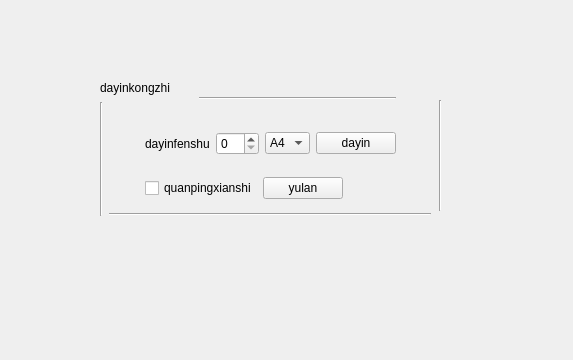
<?xml version="1.0" encoding="UTF-8"?>
<ui version="4.0">
 <class>Form</class>
 <widget class="QWidget" name="Form">
  <property name="geometry">
   <rect>
    <x>0</x>
    <y>0</y>
    <width>573</width>
    <height>360</height>
   </rect>
  </property>
  <property name="windowTitle">
   <string>Form</string>
  </property>
  <widget class="Line" name="line">
   <property name="geometry">
    <rect>
     <x>430</x>
     <y>100</y>
     <width>20</width>
     <height>111</height>
    </rect>
   </property>
   <property name="orientation">
    <enum>Qt::Vertical</enum>
   </property>
  </widget>
  <widget class="QWidget" name="layoutWidget">
   <property name="geometry">
    <rect>
     <x>100</x>
     <y>80</y>
     <width>331</width>
     <height>136</height>
    </rect>
   </property>
   <layout class="QGridLayout" name="gridLayout">
    <item row="1" column="0" rowspan="6">
     <widget class="Line" name="line_3">
      <property name="orientation">
       <enum>Qt::Vertical</enum>
      </property>
     </widget>
    </item>
    <item row="0" column="0" colspan="3">
     <widget class="QLabel" name="label_2">
      <property name="text">
       <string>dayinkongzhi</string>
      </property>
     </widget>
    </item>
    <item row="6" column="1" colspan="7">
     <widget class="Line" name="line_2">
      <property name="orientation">
       <enum>Qt::Horizontal</enum>
      </property>
     </widget>
    </item>
    <item row="0" column="3" rowspan="2" colspan="4">
     <widget class="Line" name="line_4">
      <property name="orientation">
       <enum>Qt::Horizontal</enum>
      </property>
     </widget>
    </item>
    <item row="2" column="2" rowspan="2" colspan="5">
     <layout class="QHBoxLayout" name="horizontalLayout">
      <item>
       <widget class="QLabel" name="label">
        <property name="text">
         <string>dayinfenshu</string>
        </property>
       </widget>
      </item>
      <item>
       <widget class="QSpinBox" name="spinBox"/>
      </item>
      <item>
       <widget class="QComboBox" name="comboBox">
        <item>
         <property name="text">
          <string>A4</string>
         </property>
        </item>
       </widget>
      </item>
      <item>
       <widget class="QPushButton" name="pushButton">
        <property name="text">
         <string>dayin</string>
        </property>
       </widget>
      </item>
     </layout>
    </item>
    <item row="4" column="2" rowspan="2" colspan="4">
     <layout class="QHBoxLayout" name="horizontalLayout_2">
      <item>
       <widget class="QCheckBox" name="checkBox">
        <property name="text">
         <string>quanpingxianshi</string>
        </property>
       </widget>
      </item>
      <item>
       <widget class="QPushButton" name="pushButton_2">
        <property name="text">
         <string>yulan</string>
        </property>
       </widget>
      </item>
     </layout>
    </item>
   </layout>
  </widget>
 </widget>
 <resources/>
 <connections/>
</ui>
